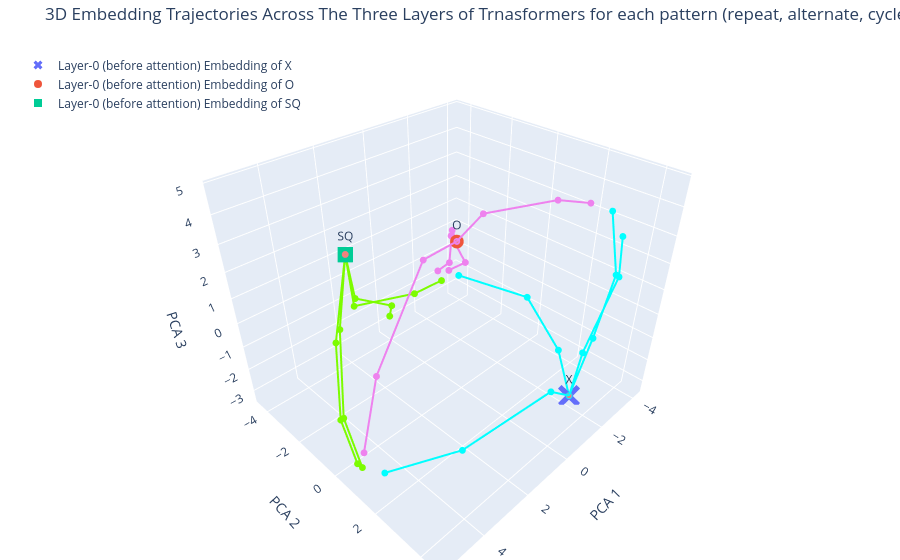

Here is the notebook cell this chart was saved with:
### Code cell
import numpy as np
import plotly.graph_objects as go

symbols = {"X" : "x",
           "O" : "circle",
           "SQ": "square"}


# Static embeddings for tokens X, O, SQ (already 3D)
static_embeddings = static_3d
contexts = [x_pattern_layers_3D,o_pattern_layers_3D,sq_pattern_layers_3D]

context_labels = ["repeat", "alternate1", "alternate2", "cycle"]

pattern_colors = {
    "repeat": "cyan",
    "alternate1": "violet",
    "alternate2": "lawngreen",
    "cycle": "lightcoral"
}

colors = ["cyan", "violet", "lawngreen"]

# --- Plotly figure ---
fig = go.Figure()


# Plot static token embeddings (anchors)
for i, token in enumerate(tokens):
    fig.add_trace(go.Scatter3d(
        x=[static_embeddings[i, 0]],
        y=[static_embeddings[i, 1]],
        z=[static_embeddings[i, 2]],
        mode='markers+text',
        marker=dict(size=8, symbol=symbols[token]),
        text=[token],
        textposition="top center",
        name=f"Layer-0 (before attention) Embedding of {token}"
    ))


for i, context in enumerate(contexts): 
    for ctx, label in zip(context, context_labels):
        x, y, z = ctx[:, 0], ctx[:, 1], ctx[:, 2]
        color = pattern_colors[label]
        
        # line + markers
        fig.add_trace(go.Scatter3d(
            x=x, y=y, z=z,
            mode='lines+markers',
            marker=dict(size=4, color=colors[i]),
            line=dict(width=4, color=colors[i]),
            showlegend=False
        ))
        
        # start
        fig.add_trace(go.Scatter3d(
            x=[x[0]], y=[y[0]], z=[z[0]],
            mode='markers',
            marker=dict(size=2*i, color=color, symbol='circle'),
            showlegend=False
        ))
        

# Layout
fig.update_layout(
    title="3D Embedding Trajectories Across The Three Layers of Trnasformers for each pattern (repeat, alternate, cycle) ",
    scene=dict(
        xaxis_title="PCA 1",
        yaxis_title="PCA 2",
        zaxis_title="PCA 3",
    ),
    legend=dict(x=0.02, y=0.98),
    margin=dict(l=0, r=0, b=0, t=40)
)

fig.show()

### Figure 1 — Plotly figure (JSON) as saved in the notebook; plotly's stock layout.template omitted (floating-point values rounded to 4 significant figures)
{"data": [{"marker": {"size": 8, "symbol": "x"}, "mode": "markers+text", "name": "Layer-0 (before attention) Embedding of X", "text": ["X"], "textposition": "top center", "type": "scatter3d", "x": [-2.24], "y": [3.215], "z": [-3.282]}, {"marker": {"size": 8, "symbol": "circle"}, "mode": "markers+text", "name": "Layer-0 (before attention) Embedding of O", "text": ["O"], "textposition": "top center", "type": "scatter3d", "x": [-1.473], "y": [-1.732], "z": [1.389]}, {"marker": {"size": 8, "symbol": "square"}, "mode": "markers+text", "name": "Layer-0 (before attention) Embedding of SQ", "text": ["SQ"], "textposition": "top center", "type": "scatter3d", "x": [3.334], "y": [-1.651], "z": [2.937]}, {"line": {"color": "cyan", "width": 4}, "marker": {"color": "cyan", "size": 4}, "mode": "lines+markers", "showlegend": false, "type": "scatter3d", "x": [-2.24, -0.5222, 3.057, 4.858], "y": [3.215, 3.537, 2.986, 1.423], "z": [-3.282, -1.72, -2.096, -2.933]}, {"marker": {"color": "cyan", "size": 0, "symbol": "circle"}, "mode": "markers", "showlegend": false, "type": "scatter3d", "x": [-2.24], "y": [3.215], "z": [-3.282]}, {"line": {"color": "cyan", "width": 4}, "marker": {"color": "cyan", "size": 4}, "mode": "lines+markers", "showlegend": false, "type": "scatter3d", "x": [-2.24, -2.406, -2.219, -2.01], "y": [3.215, 3.685, 4.197, 3.851], "z": [-3.282, -0.4696, 2.348, 4.422]}, {"marker": {"color": "violet", "size": 0, "symbol": "circle"}, "mode": "markers", "showlegend": false, "type": "scatter3d", "x": [-2.24], "y": [3.215], "z": [-3.282]}, {"line": {"color": "cyan", "width": 4}, "marker": {"color": "cyan", "size": 4}, "mode": "lines+markers", "showlegend": false, "type": "scatter3d", "x": [-2.24, -2.712, -4.199, -3.611], "y": [3.215, 2.228, -0.4605, -3.69], "z": [-3.282, -2.015, -1.752, -1.932]}, {"marker": {"color": "lawngreen", "size": 0, "symbol": "circle"}, "mode": "markers", "showlegend": false, "type": "scatter3d", "x": [-2.24], "y": [3.215], "z": [-3.282]}, {"line": {"color": "cyan", "width": 4}, "marker": {"color": "cyan", "size": 4}, "mode": "lines+markers", "showlegend": false, "type": "scatter3d", "x": [-2.24, -2.303, -2.676, -1.611], "y": [3.215, 3.45, 4.067, 4.507], "z": [-3.282, -1.174, 2.008, 4.03]}, {"marker": {"color": "lightcoral", "size": 0, "symbol": "circle"}, "mode": "markers", "showlegend": false, "type": "scatter3d", "x": [-2.24], "y": [3.215], "z": [-3.282]}, {"line": {"color": "violet", "width": 4}, "marker": {"color": "violet", "size": 4}, "mode": "lines+markers", "showlegend": false, "type": "scatter3d", "x": [-1.473, -2.109, -2.004, -1.294], "y": [-1.732, -1.082, 1.991, 3.552], "z": [1.389, 2.493, 4.115, 4.816]}, {"marker": {"color": "cyan", "size": 2, "symbol": "circle"}, "mode": "markers", "showlegend": false, "type": "scatter3d", "x": [-1.473], "y": [-1.732], "z": [1.389]}, {"line": {"color": "violet", "width": 4}, "marker": {"color": "violet", "size": 4}, "mode": "lines+markers", "showlegend": false, "type": "scatter3d", "x": [-1.473, -0.2136, 3.269, 4.908], "y": [-1.732, -2.144, -0.7378, 0.4934], "z": [1.389, 0.9832, -1.355, -2.727]}, {"marker": {"color": "violet", "size": 2, "symbol": "circle"}, "mode": "markers", "showlegend": false, "type": "scatter3d", "x": [-1.473], "y": [-1.732], "z": [1.389]}, {"line": {"color": "violet", "width": 4}, "marker": {"color": "violet", "size": 4}, "mode": "lines+markers", "showlegend": false, "type": "scatter3d", "x": [-1.473, -2.402, -3.561, -3.45], "y": [-1.732, -2.944, -3.269, -4.122], "z": [1.389, 0.7627, -1.08, -1.8]}, {"marker": {"color": "lawngreen", "size": 2, "symbol": "circle"}, "mode": "markers", "showlegend": false, "type": "scatter3d", "x": [-1.473], "y": [-1.732], "z": [1.389]}, {"line": {"color": "violet", "width": 4}, "marker": {"color": "violet", "size": 4}, "mode": "lines+markers", "showlegend": false, "type": "scatter3d", "x": [-1.473, -2.098, -2.852, -3.12], "y": [-1.732, -2.584, -3.486, -4.453], "z": [1.389, 1.262, -0.869, -1.825]}, {"marker": {"color": "lightcoral", "size": 2, "symbol": "circle"}, "mode": "markers", "showlegend": false, "type": "scatter3d", "x": [-1.473], "y": [-1.732], "z": [1.389]}, {"line": {"color": "lawngreen", "width": 4}, "marker": {"color": "lawngreen", "size": 4}, "mode": "lines+markers", "showlegend": false, "type": "scatter3d", "x": [3.334, 2.809, -1.071, -2.953], "y": [-1.651, -2.249, -3.666, -4.059], "z": [2.937, 0.4732, -1.617, -2.057]}, {"marker": {"color": "cyan", "size": 4, "symbol": "circle"}, "mode": "markers", "showlegend": false, "type": "scatter3d", "x": [3.334], "y": [-1.651], "z": [2.937]}, {"line": {"color": "lawngreen", "width": 4}, "marker": {"color": "lawngreen", "size": 4}, "mode": "lines+markers", "showlegend": false, "type": "scatter3d", "x": [3.334, 4.341, 5.104, 5.289], "y": [-1.651, -1.188, -0.2786, 0.641], "z": [2.937, 0.4153, -1.697, -2.799]}, {"marker": {"color": "violet", "size": 4, "symbol": "circle"}, "mode": "markers", "showlegend": false, "type": "scatter3d", "x": [3.334], "y": [-1.651], "z": [2.937]}, {"line": {"color": "lawngreen", "width": 4}, "marker": {"color": "lawngreen", "size": 4}, "mode": "lines+markers", "showlegend": false, "type": "scatter3d", "x": [3.334, 3.08, 2.095, 1.851], "y": [-1.651, -1.749, -1.172, -1.625], "z": [2.937, 1.166, 0.6801, -0.1096]}, {"marker": {"color": "lawngreen", "size": 4, "symbol": "circle"}, "mode": "markers", "showlegend": false, "type": "scatter3d", "x": [3.334], "y": [-1.651], "z": [2.937]}, {"line": {"color": "lawngreen", "width": 4}, "marker": {"color": "lawngreen", "size": 4}, "mode": "lines+markers", "showlegend": false, "type": "scatter3d", "x": [3.334, 4.324, 5.303, 5.447], "y": [-1.651, -0.9018, 0.2322, 1.127], "z": [2.937, 1.077, -1.096, -2.433]}, {"marker": {"color": "lightcoral", "size": 4, "symbol": "circle"}, "mode": "markers", "showlegend": false, "type": "scatter3d", "x": [3.334], "y": [-1.651], "z": [2.937]}], "layout": {"legend": {"x": 0.02, "y": 0.98}, "margin": {"b": 0, "l": 0, "r": 0, "t": 40}, "scene": {"xaxis": {"title": {"text": "PCA 1"}}, "yaxis": {"title": {"text": "PCA 2"}}, "zaxis": {"title": {"text": "PCA 3"}}}, "title": {"text": "3D Embedding Trajectories Across The Three Layers of Trnasformers for each pattern (repeat, alternate, cycle) "}}}
